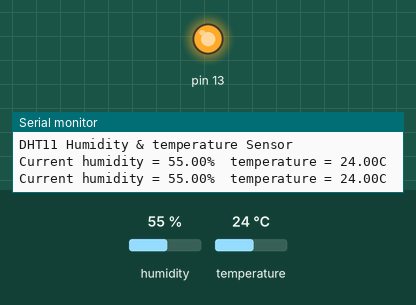
This sketch was run on a simulated Arduino Uno, built with avr-gcc and run on an emulated ATmega328P. Parts: output pins drawn as LEDs (lit = HIGH), the last lines printed to the serial monitor. The inputs (shaded band) are chosen by the test bench; at power-on: temperature 24 °C, humidity 55 %.

Above: at 8.7 s.
8.8 s: temperature set to 39 °C
17.7 s: temperature set to 42 °C
At 27.8 s:
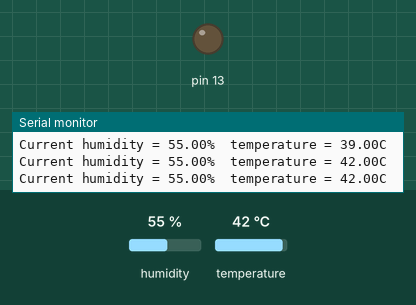
28.1 s: temperature set to 12 °C
At 37.4 s:
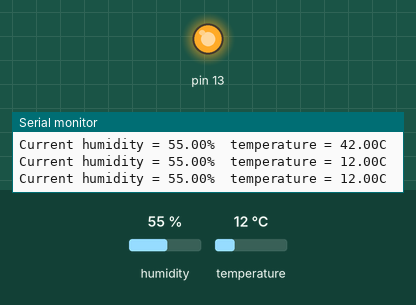
Timing chart, 0 to 38.9 s (numbered marks = the images above; inputs shaded):
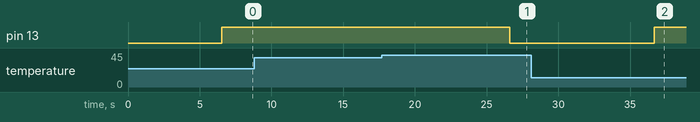

Measured:
- the behaviour switches between 40 and 41 °C on temperature (found by bisection; images 0 and 1)
- after the input at 17.7 s, pin 13: HIGH → LOW after 8.9 s
- after the input at 28.1 s, pin 13: LOW → HIGH after 8.6 s

The sketch:

temp.ino
```cpp
#include <dht.h>
#define dht_apin A0 // Analog Pin sensor is connected to

dht DHT;

void setup(){

  Serial.begin(9600);
  delay(500);//Delay to let system boot
  Serial.println("DHT11 Humidity & temperature Sensor\n\n");
  delay(1000);//Wait before accessing Sensor
  pinMode(13,OUTPUT);

}//end "setup()"

void loop(){
  //Start of Program

    DHT.read11(dht_apin);

    Serial.print("Current humidity = ");
    Serial.print(DHT.humidity);
    Serial.print("%  ");
    Serial.print("temperature = ");
    Serial.print(DHT.temperature);
    Serial.println("C  ");

    delay(5000);//Wait 5 seconds before accessing sensor again.
    if(DHT.temperature> 40){
      digitalWrite(13,LOW);
      }
      else{
        digitalWrite(13,HIGH);
        }

  //Fastest should be once every two seconds.

}// end loop()
```
